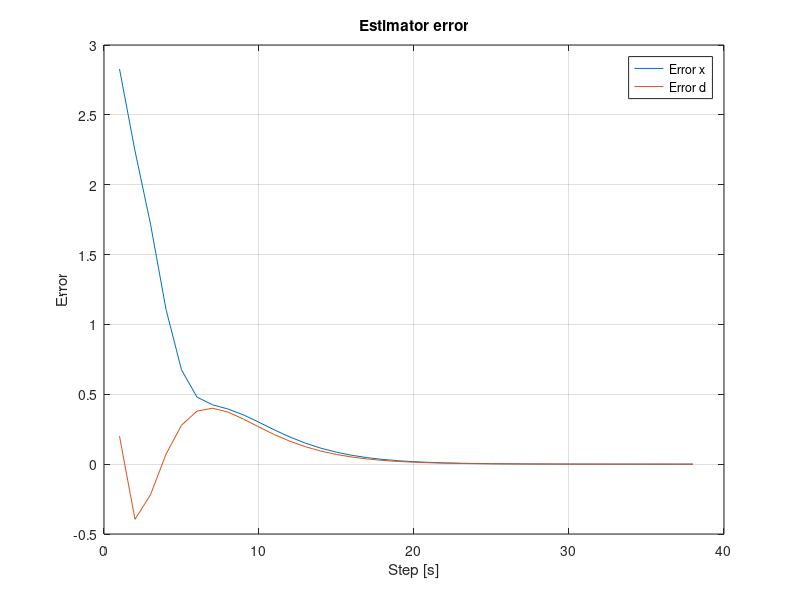
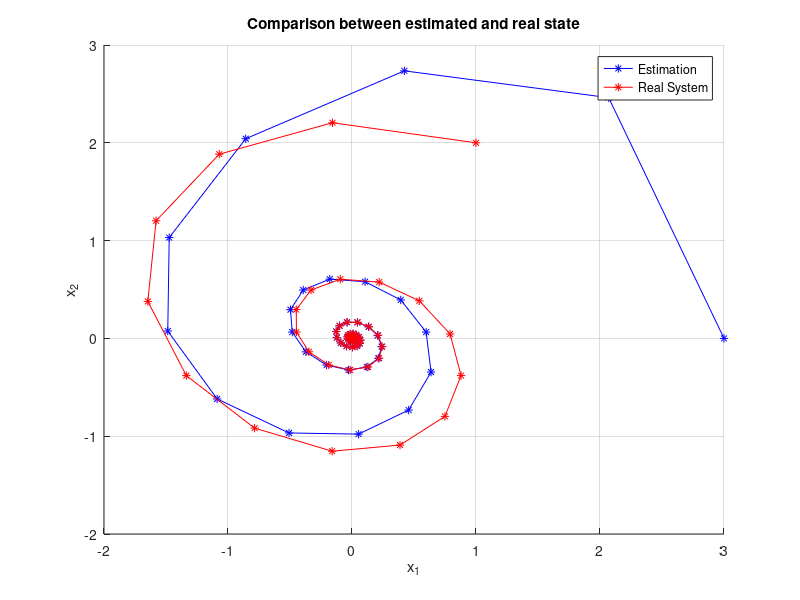
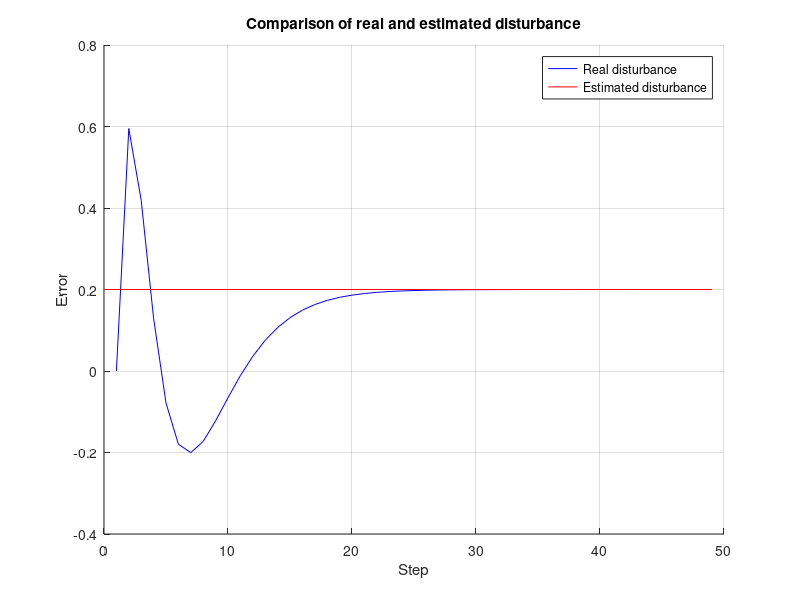

MATLAB code to generate these figures, in order: (Note: this script raises an error after producing the figures.)
%%%%%%%%%%%%%%%%%%%%%%%%%%%%%%%%%%%%%%%%%%%%%%%%%%%%%%%%%%%%%%%%%%%%%
%
%            Model Predictive Control - Exercise 5
%              EPFL - Spring semester 2017 - 
%
%            Huber Lukas - Zgraggen Jannik
%
%%%%%%%%%%%%%%%%%%%%%%%%%%%%%%%%%%%%%%%%%%%%%%%%%%%%%%%%%%%%%%%%%%%%%%
clear variables;
addpath(genpath('../tbxmanager'))

%% System initialization

A = [0.7115, -0.4345; 0.4345, 0.8853];
B = [0.2173; 0.0573];

C = [0, 1];

% Augmented system
B_d = zeros(2,1);
C_d = [1];

A_augm = [A,B_d;zeros(1,2),1];
B_augm = [B;0];
C_augm = [C, 1];


% Make sure that eigenvalues of (A+LC) are in unit circle
L = (place(A_augm',-C_augm',[0.5,0.6,0.7]))'; 

% Initial Estimation
x0_est = [3;0];
d0_est = [0];

%Initial Conditions - Real system
x0_r = [1;2];
d_r = 0.2;

%% Exercise 1 - Observer Design

% Error between real system and estimation
deltaX = [x0_r-x0_est];
deltaD = [d_r-d0_est];

obsError = [deltaX; deltaD];


% Rund the integral disturbance dynamics

MAXITER = 50; minTol = 1e-2;

for i = 2:MAXITER
    obsError(:,i) = (A_augm + L *C_augm)*obsError(:,i-1);
    if(norm(obsError(i)) < minTol)
        fprintf('Problem converged after iteration %d \n',i);
        break;
    end
end

% Plot the results

figure('Position',[0 0 1000 600]); grid on;
plot(sqrt(sum(obsError(1:2,:).^2,1))); hold on;
plot(obsError(3,:)); grid on;
legend('Error x', 'Error d')
xlabel('Step [s]'); ylabel('Error')
title('Estimator error');


% Estimation converges very nicely towards the real value. The error in x
% and d converges below the minimum Tolerance in less than 100 iterations.

% Initialize vectores
xVal_est = [x0_est]; xVal_r = [x0_r];
dVal_est = [d0_est]; %dVal_r = [d_r];
    

% Define loop
MAXITER= MAXITER; minTol = 1e-2;

for i = 2:MAXITER
    u = 0; % No control or input
    y = C*xVal_r(:,i-1)+d_r;
    
    xVal_r(:,i) = A*xVal_r(:,i-1) + B*u;
    
    dh_hat2 = A_augm*[xVal_est(:,i-1); dVal_est(i-1)]+B_augm*u ...
            +  L*(C*xVal_est(:,i-1)+C_d*dVal_est(i-1)-y);
    xVal_est(:,i) = dh_hat2(1:2);
    dVal_est(i) = dh_hat2(3);
    
    if(and(norm(xVal_est(i)-xVal_r(i)) < minTol, ...
            norm(xVal_r(:,i)-xVal_r(:,i-1)) < minTol))
        fprintf('Problem converged after iteration %d \n',i);
        break;
    end
end
    

figure('Position',[0 0 1000 600]); hold on; grid on;
plot(xVal_est(1,:), xVal_est(2,:),'b-*')
plot(xVal_r(1,:),xVal_r(2,:), 'r-*')
xlabel('x_1'); ylabel('x_2')
legend('Estimation','Real System')
title('Comparison between estimated and real state');

figure('Position',[0 0 1000 600]); hold on; grid on;
plot(dVal_est,'b'); plot([0, length(dVal_est)], [d_r, d_r], 'r')
xlabel('Step'); ylabel('Error')
legend('Real disturbance', 'Estimated disturbance')
title('Comparison of real and estimated disturbance');



%% Exercise 2 & 3 - Controller Design


N =5; % Horizon length

% Define optimization variables
x = sdpvar(2,N,'full');
u = sdpvar(1,N,'full');

% Constraints
h = [3; 3];             %Input constraint
H = [1; -1];            %Input constraint

% Stage cost
%Weights Controller that is able to track constant output reference
Q = eye(size(A,1));
R = 1;
I=eye(2);


% Weight of final cost
P = dlyap(A,Q);

% Solver settings
opt = sdpsettings;
opt.solver = 'quadprog';
opt.quadprog.TolCon = 1e-16;


% Initial conditions
xi = x0_est; % try to controll estimation
xd_est = [x0_est; d0_est]
y_est = [C*xd_est(1:2,1)+d0_est]; 
r_val = [0.5, 1];

for r = r_val
    % Real conditions
    y_r = [0];
    u_r = [0];

    x_r = [x0_r];
    y_r = [C*xi+d_r];

    t = [0];

    tolX = 1e-8;
    % Can now compute the optimal control input using
    for i = 2:MAXITER
        
        % Exercise 2 - Optimize u^2 (Target tracking)
        x_s = sdpvar(2,1,'full');
        u_s = sdpvar(1,1,'full');
        obj_ss = u_s*R*u_s;
        con_ss =[I-A,-B;C,0]*[x_s;u_s] == [0;0;r-C_d*xd_est(3,i-1)]; % System dynamics
        con_ss = [con_ss, H*u_s <= h];                       % Input constraint
        solvesdp(con_ss, obj_ss, opt);
        x_s=double(x_s);
        u_s=double(u_s);

        % Define constraints and objective for MPC-controller
        con = [];
        obj = 0;
        %con = [con, x(:,1) == x0];
        for j = 1:N-1  
            obj = obj + (x(:,j)-x_s)'*Q*(x(:,j)-x_s) + (u(:,j)-u_s)'*R*(u(:,j)-u_s); % Cost function
            con = [con, x(:,j+1) == A*x(:,j) + B*u(:,j)]; % System dynamics
            con = [con, H*u(:,j) <= h];                   % Input constraints
        end
        obj = obj + (x(:,N)-x_s)'*P*(x(:,N)-x_s);      % Terminal weight
        ctrl = optimizer(con, obj, opt, x(:,1), u(:,1));
        [u_opt,infeasible] = ctrl{xi};

        if(infeasible); fprintf('Problem infeasible at i=%d \n',i); break; end;

        u_r(i) = u_opt;
        t(i) = i;

        % Real sytem
        x_r(:,i) = A*x_r(:,i-1) + B*u_opt;
        y_r(i) = C*x_r(:,i)+d_r;

        % Estimated system
        xd_est(:,i) = [A_augm*xd_est(:,i-1)+B_augm*u_opt ...
                      + L*(C*xd_est(1:2,i-1) + C_d*xd_est(3,i-1) - y_r(i-1))];

        xi = xd_est(1:2,i);

        if(norm(abs(y_r(i)-r)) < tolX);
            fprintf('System converged at after %d steps. \n',i);
            break
        end

    end
    
    % Plot results
    figure('Position',[0 0 1000 600]);
    plot(xd_est(1,:),xd_est(2,:),'b-*');
    grid on; hold on;
    plot(x_r(1,:),x_r(2,:),'r-*');
    legend('Estimation','Real System')
    xlabel('x_1'), ylabel('x_2')
    title(['Controller performance for r=',num2str(r)]);


    figure('Position',[0 0 1000 600]); grid on;
    plot(0:length(u_r)-1, u_r,'b'); hold on; grid on; 
    plot(0:length(u_r)-1,y_r,'r');
    plot([0,length(u_r)-1],[r,r],'r--')
    plot([0,length(u_r)-1],[-3,-3],'k--')
    plot([0,length(u_r)-1],[3,3],'k--')
    xlim([0,length(u_r)-1])
    ylim([-3.1,3.1])
    title(['Controller performance for r=',num2str(r)]);
    
    legend('u(t)','y(t)','reference','input constraints')
    xlabel('Steps')
       
    

end 
    

%% 
fprintf('Programm terminated. \n')